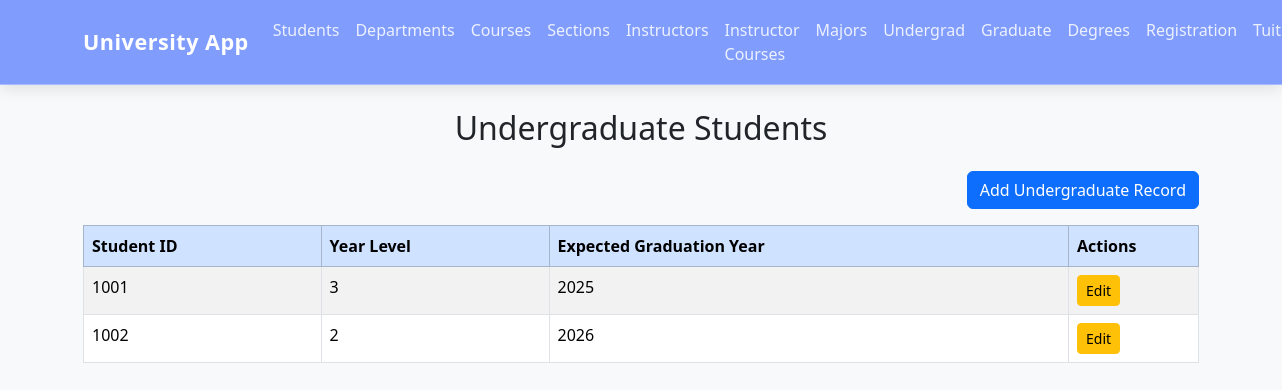
Page /undergraduate on the committed database.
### tables this page shows
CREATE TABLE Undergraduate (
    Student_ID INTEGER PRIMARY KEY,
    Year_Level INTEGER,
    Expected_Grad_Year TEXT,
    FOREIGN KEY(Student_ID) REFERENCES Student(Student_ID)
);

### app.py (the view)
@app.route("/undergraduate")
def undergraduate():
    conn = get_db_connection()
    rows = conn.execute("SELECT * FROM Undergraduate").fetchall()
    conn.close()
    return render_template(
        "undergraduate.html",
        title="Undergraduate Students",
        undergrad=rows
    )

### app.py (called while the page is built)
def get_db_connection():
    conn = sqlite3.connect("university.db")
    conn.row_factory = sqlite3.Row
    return conn

### templates/undergraduate.html
{% extends "base.html" %}
{% block content %}
<h2 class="mb-4 text-center">Undergraduate Students</h2>
<div class="mb-3 text-end">
    <a href="/add-undergraduate" class="btn btn-primary">Add Undergraduate Record</a>
</div>
<table class="table table-striped table-bordered">
    <thead class="table-primary">
        <tr>
            <th>Student ID</th>
            <th>Year Level</th>
            <th>Expected Graduation Year</th>
            <th style="width:130px;">Actions</th>
        </tr>
    </thead>
    <tbody>
        {% for u in undergrad %}
        <tr>
            <td>{{ u.Student_ID }}</td>
            <td>{{ u.Year_Level }}</td>
            <td>{{ u.Expected_Grad_Year }}</td>
            <td>
                <a href="/update-undergraduate/{{ u.Student_ID }}"
                   class="btn btn-sm btn-warning">Edit</a>
            </td>
        </tr>
        {% endfor %}
    </tbody>
</table>
{% endblock %}

### rows in the picture
Undergraduate: Student_ID "1001", Year_Level "3", Expected_Grad_Year "2025"
Undergraduate: Student_ID "1002", Year_Level "2", Expected_Grad_Year "2026"
